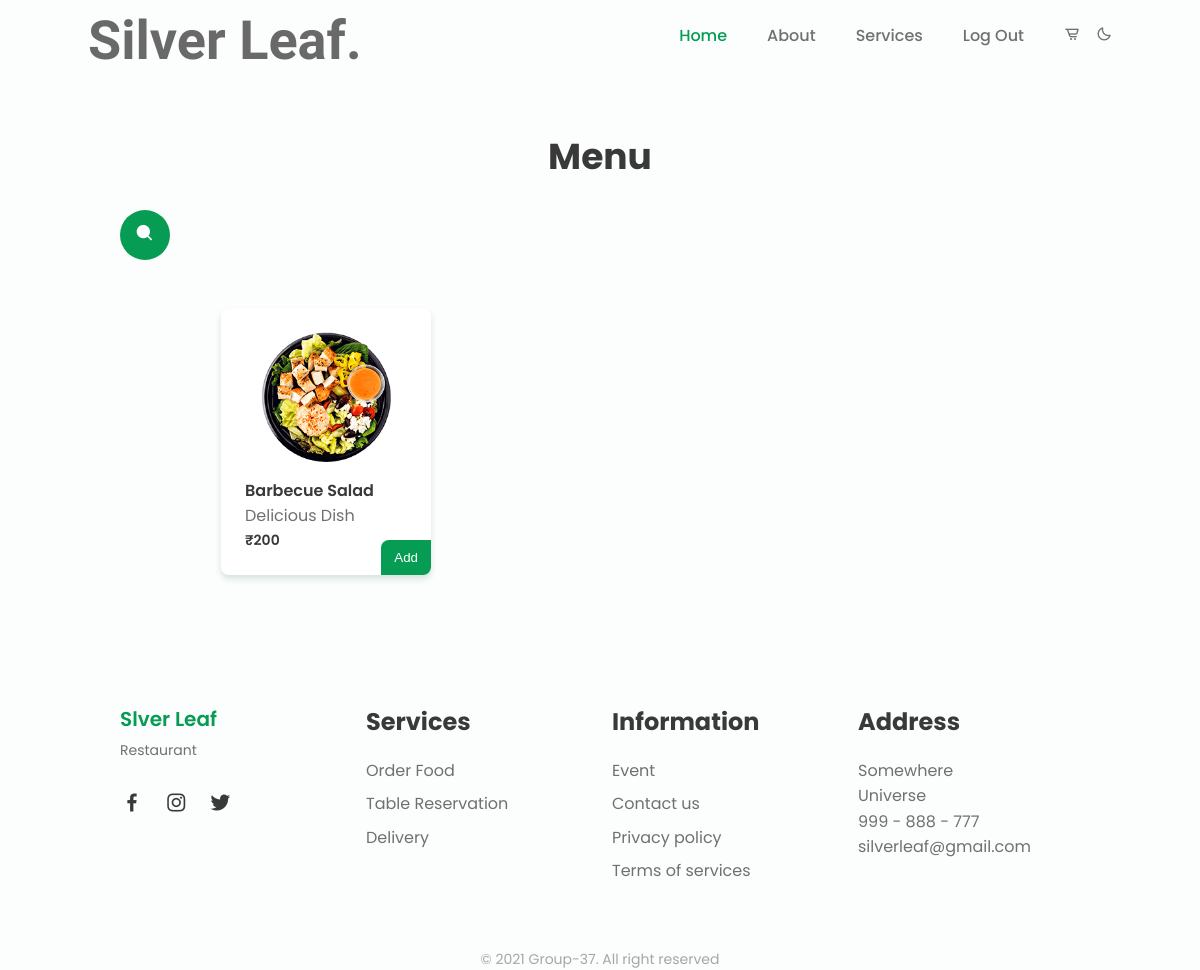
/menu (signed in), run on an earlier commit of the app's database.
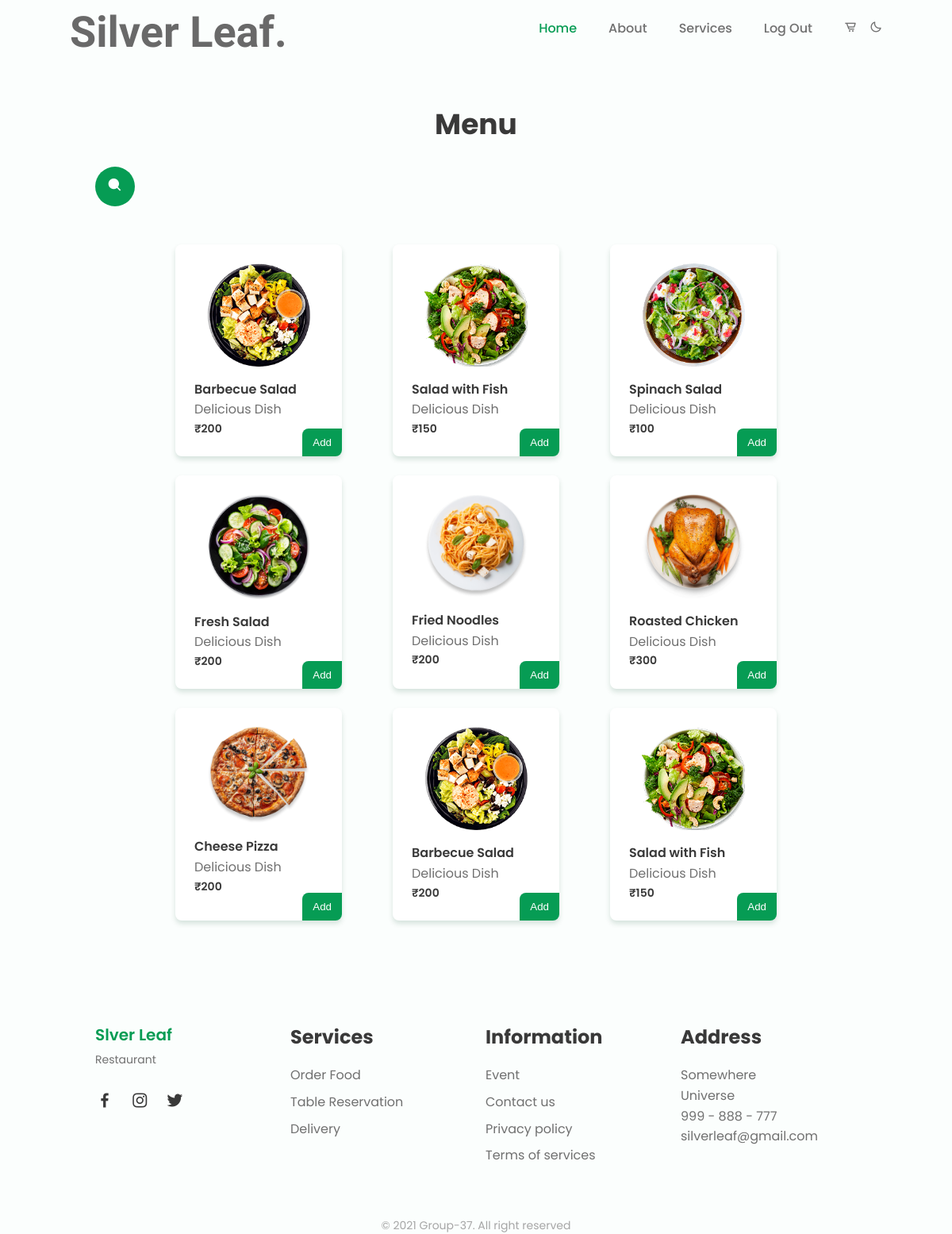
And on a later commit of the database.
### restaurant/models.py (models this page shows, shortened)
class Item(db.Model):
    item_id = db.Column(db.Integer(), primary_key = True)
    name = db.Column(db.String(length = 30), nullable = False)
    description = db.Column(db.String(length = 50), nullable = False)
    price = db.Column(db.Integer(), nullable = False)
    source = db.Column(db.String(length = 30), nullable = False)
    orderer = db.Column(db.Integer(), db.ForeignKey('user.id'))  #used to store info regarding user's ordered item

### restaurant/routes.py (the view, shortened to what this page needs)
@app.route('/menu', methods = ['GET', 'POST'])
@login_required
def menu_page():
    add_form = AddForm()
    if request.method == 'GET':
        items = Item.query.all()
        return render_template('menu.html', items = items, add_form = add_form)

### restaurant/forms.py
class AddForm(FlaskForm):
    submit = SubmitField(label = 'Add')

### restaurant/models.py (called while the page is built)
@login_manager.user_loader
def load_user(user_id):
    return User.query.get(int(user_id))

### restaurant/templates/menu.html (shortened to what this page needs)
<!DOCTYPE html>
<html lang="en">
    <head>
        <link href='https://cdn.jsdelivr.net/npm/boxicons@2.0.5/css/boxicons.min.css' rel='stylesheet'>
        <link rel= "stylesheet" type= "text/css" href= "{{ url_for('static',filename='styles/css/styles.css') }}">
    </head>
    <body>
    <header class="l-header" id="header">
        <nav class="nav bd-container">
            <a href="#" class="nav__logo"><h1>Silver Leaf.</h1></a>
            <div class="nav__menu" id="nav-menu">
                <ul class="nav__list">
                    <li class="nav__item"><a href="{{ url_for('home_page' )}}" class="nav__link active-link">Home</a></li>
                    <li class="nav__item"><a href="index.html#about" class="nav__link">About</a></li>
                    <li class="nav__item"><a href="index.html#services" class="nav__link">Services</a></li>
                    {% if current_user.is_authenticated %}
                    <li class="nav__item"><a href="{{ url_for('logout') }}" class="nav__link">Log Out</a></li>
                    {% else %}
                    <li class="nav__item"><a href="{{ url_for('login_page') }}" class="nav__link">Log in</a></li>
                    <li class="nav__item"><a href="{{ url_for('login_page') }}" class="nav__link">Register</a></li>
                    {% endif %}
                    <li class="nav__item"><a href="{{ url_for('cart_page') }}" class="cart__button"><i class='bx bx-cart-alt'></i></a></li>
                    <li><i class='bx bx-moon change-theme' id="theme-button"></i></li>
                </ul>
            </div>
        </nav>
    </header>
<section class="menu section bd-container" id="menu">
    <h2 class="section-title">Menu</h2>
    <div class="search-box">
        <button class="btn-search"><i class='bx bxs-search'></i></button>
        <input type="text" class="input-search" placeholder="Search..">
      </div>
    <div class="menu__container bd-grid">
        {% for item in items %}
        <div class="menu__content">
            <img src="{{ url_for('static', filename = 'styles/img/'+item.source) }}" alt="" class="menu__img">
            <h3 class="menu__name">{{ item.name }}</h3>
            <span class = "menu_detail"> {{ item.description }} </span>
            <span class="menu__price">₹{{ item.price }}</span>
            <form method = 'POST'>
                {{ add_form.submit(class = 'button menu__button') }}
            </form>
        </div>
        {% endfor %}
    </div>
</section>
<footer class="footer section bd-container">
<div class="footer__container bd-grid">
    <div class="footer__content">
        <a href="#" class="footer__logo">Slver Leaf</a>
        <span class="footer__description">Restaurant</span>
        <div>
            <a href="#" class="footer__social"><i class='bx bxl-facebook'></i></a>
            <a href="#" class="footer__social"><i class='bx bxl-instagram'></i></a>
            <a href="#" class="footer__social"><i class='bx bxl-twitter'></i></a>
        </div>
    </div>
    <div class="footer__content">
        <h3 class="footer__title">Services</h3>
        <ul>
            <li><a href="menu.html" class="footer__link">Order Food</a></li>
            <li><a href="table.html" class="footer__link">Table Reservation</a></li>
            <li><a href="#" class="footer__link">Delivery</a></li>
        </ul>
    </div>
    <div class="footer__content">
        <h3 class="footer__title">Information</h3>
        <ul>
            <li><a href="#" class="footer__link">Event</a></li>
            <li><a href="#" class="footer__link">Contact us</a></li>
            <li><a href="#" class="footer__link">Privacy policy</a></li>
            <li><a href="#" class="footer__link">Terms of services</a></li>
        </ul>
    </div>
    <div class="footer__content">
        <h3 class="footer__title">Address</h3>
        <ul>
            <li>Somewhere</li>
            <li>Universe</li>
            <li>999 - 888 - 777</li>
            <li>silverleaf@gmail.com</li>
        </ul>
    </div>
</div>
<p class="footer__copy">&#169; 2021 Group-37. All right reserved</p>
</footer>
</body>
</html>

What changed in the data, as far as the page shows it:
added Item: source (picture), name "Salad with Fish", description "Delicious Dish", price "150"
added Item: source (picture), name "Spinach Salad", description "Delicious Dish", price "100"
added Item: source (picture), name "Fresh Salad", description "Delicious Dish", price "200"
added Item: source (picture), name "Fried Noodles", description "Delicious Dish", price "200"
added Item: source (picture), name "Roasted Chicken", description "Delicious Dish", price "300"
added Item: source (picture), name "Cheese Pizza", description "Delicious Dish", price "200"
added Item: source (picture), name "Barbecue Salad", description "Delicious Dish", price "200"
added Item: source (picture), name "Salad with Fish", description "Delicious Dish", price "150"
